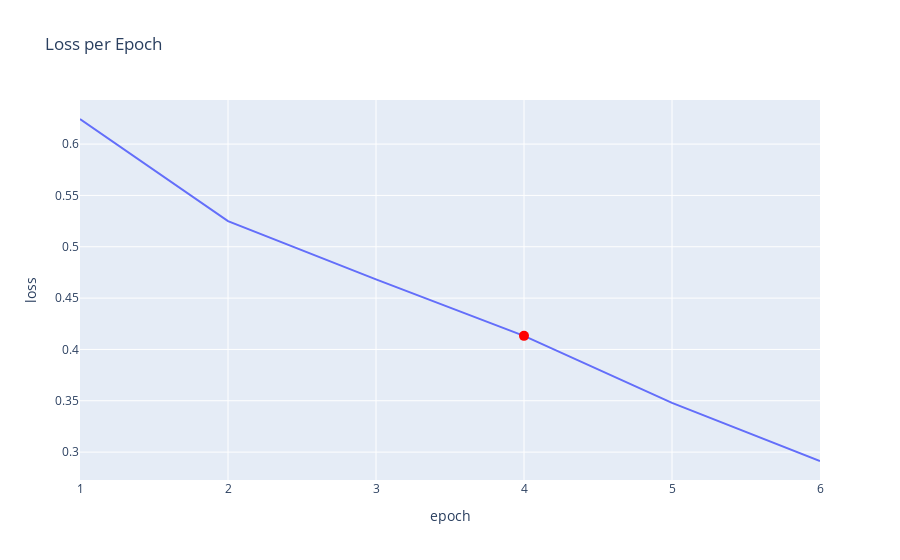
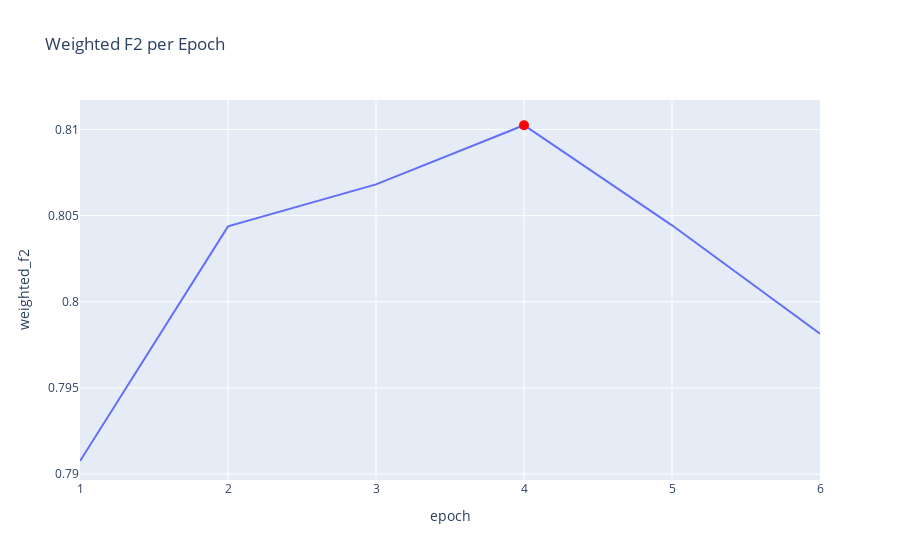

Notebook code for these charts, in order:
### Code cell
# Plot Loss and Target Metric per Epoch, highlighting the peak
fig_a = px.line(result_df, x='epoch', y='loss', title='Loss per Epoch')
fig_a.add_scatter(x=[best_epoch+1], y=[loss_history[best_epoch]], mode='markers', showlegend=False, marker={'color': 'red', 'size': 10}, name='Best Model')
fig_a.update_layout()
fig_a.show()

fig_b = px.line(result_df, x='epoch', y='weighted_f2', title='Weighted F2 per Epoch')
fig_b.add_scatter(x=[best_epoch+1], y=[metric_history[best_epoch]['weighted_f2']], mode='markers', showlegend=False, marker={'color': 'red', 'size': 10}, name='Best Model')
fig_b.update_layout()
fig_b.show()

### Figure 1 — Plotly figure (JSON) as saved in the notebook; plotly's stock layout.template omitted (floating-point values rounded to 4 significant figures)
{"data": [{"hovertemplate": "epoch=%{x}<br>loss=%{y}<extra></extra>", "legendgroup": "", "line": {"color": "#636efa", "dash": "solid"}, "marker": {"symbol": "circle"}, "mode": "lines", "name": "", "orientation": "v", "showlegend": false, "type": "scatter", "x": [1, 2, 3, 4, 5, 6], "xaxis": "x", "y": [0.6244, 0.5249, 0.4683, 0.4132, 0.348, 0.2914], "yaxis": "y"}, {"marker": {"color": "red", "size": 10}, "mode": "markers", "name": "Best Model", "showlegend": false, "type": "scatter", "x": [4], "y": [0.4132]}], "layout": {"legend": {"tracegroupgap": 0}, "title": {"text": "Loss per Epoch"}, "xaxis": {"anchor": "y", "domain": [0, 1], "title": {"text": "epoch"}}, "yaxis": {"anchor": "x", "domain": [0, 1], "title": {"text": "loss"}}}}

### Figure 2 — Plotly figure (JSON) as saved in the notebook; plotly's stock layout.template omitted (floating-point values rounded to 4 significant figures)
{"data": [{"hovertemplate": "epoch=%{x}<br>weighted_f2=%{y}<extra></extra>", "legendgroup": "", "line": {"color": "#636efa", "dash": "solid"}, "marker": {"symbol": "circle"}, "mode": "lines", "name": "", "orientation": "v", "showlegend": false, "type": "scatter", "x": [1, 2, 3, 4, 5, 6], "xaxis": "x", "y": [0.7908, 0.8044, 0.8068, 0.8102, 0.8044, 0.7981], "yaxis": "y"}, {"marker": {"color": "red", "size": 10}, "mode": "markers", "name": "Best Model", "showlegend": false, "type": "scatter", "x": [4], "y": [0.8102]}], "layout": {"legend": {"tracegroupgap": 0}, "title": {"text": "Weighted F2 per Epoch"}, "xaxis": {"anchor": "y", "domain": [0, 1], "title": {"text": "epoch"}}, "yaxis": {"anchor": "x", "domain": [0, 1], "title": {"text": "weighted_f2"}}}}
